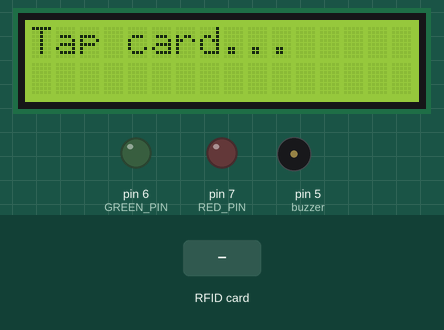
A sketch run on a simulated Arduino Uno, built with avr-gcc and run on an emulated ATmega328P. Parts: 16×2 character LCD, output pins drawn as LEDs (lit = HIGH), buzzer (waves = sounding). The inputs (shaded band) are chosen by the test bench. Pins used as bus, display or sensor lines are not drawn.

Above: at 1.3 s.
1.4 s: RFID card 5E 7A 19 C4 held to the reader
At 1.8 s:
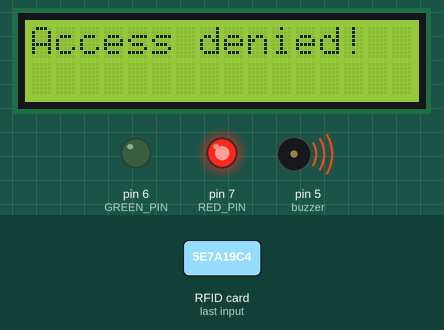
At 3.7 s:
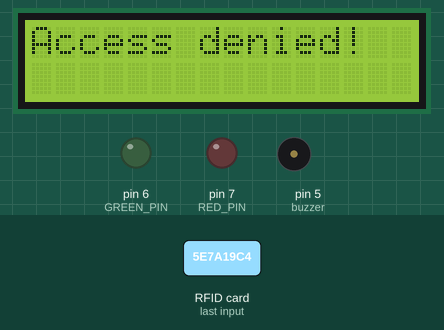
Timing chart, 0 to 5.2 s (numbered marks = the images above; inputs shaded):
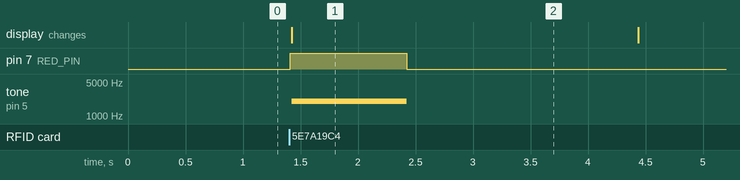

The sketch:

security_cards.ino
```cpp
#include <Wire.h> // I2C works
#include <LiquidCrystal_I2C.h>
#include <MFRC522.h>
#include <SPI.h>
#include <config.h> //correct UID card

// RFID pin decleration
#define SS_PIN 10
#define RST_PIN 9

// diode declaration
#define RED_PIN 7
#define GREEN_PIN 6

// buzzer declaration
const int buzzer = 5;

// creating object RFID
MFRC522 rfid(SS_PIN, RST_PIN);
LiquidCrystal_I2C lcd(0x27, 16, 2);

void setup() {
  // put your setup code here, to run once:
  // start SPI and inicjalization rfid
  SPI.begin();
  rfid.PCD_Init();

  // Diode pinMode
  pinMode(RED_PIN, OUTPUT);
  pinMode(GREEN_PIN, OUTPUT);

  // setting buzzer
  pinMode(buzzer, OUTPUT);

  // start lcd
  lcd.init();
  lcd.backlight();
  lcd.setCursor(0, 0);
  lcd.print("Tap card...");
}

void loop() {
  // put your main code here, to run repeatedly:

  // is there new card?
  if(!rfid.PICC_IsNewCardPresent()){
    return;
  }

  // if it read it correctly?
  if(!rfid.PICC_ReadCardSerial()){
    return;
  }

  // creating variable to save read UID
  String readUID ="";
  for (byte i = 0; i < rfid.uid.size; i++) {
    if (rfid.uid.uidByte[i] < 0x10) {
      readUID += "0";
    }
    readUID += String(rfid.uid.uidByte[i], HEX);
  }
  readUID.toUpperCase();

  // preparing lcd for answer
  lcd.clear();
  lcd.setCursor(0, 0);

  // checking if read UID is correct
  if(readUID == correctUID){
    digitalWrite(GREEN_PIN, HIGH);
    lcd.print("Access granted!");
    delay(1000);
    digitalWrite(GREEN_PIN, LOW);
  }
  else{
    digitalWrite(RED_PIN, HIGH);
    lcd.print("Access denied!");
    tone(buzzer, 2000);
    delay(1000);
    digitalWrite(RED_PIN, LOW);
    noTone(buzzer);
  }

  // stop communication with card and stop encryption
  rfid.PICC_HaltA();
  rfid.PCD_StopCrypto1();

  // continutity
  delay(2000);
  lcd.clear();
  lcd.setCursor(0, 0);
  lcd.print("Tap card...");
}
```

Measured:
- after the input at 1.4 s, pin 7 (RED_PIN): LOW → HIGH at once, → LOW 1.0 s later; tone on pin 5 (buzzer): silent → 2000 Hz at once, → silent 1.0 s later; the display: changes at once (image 1)
